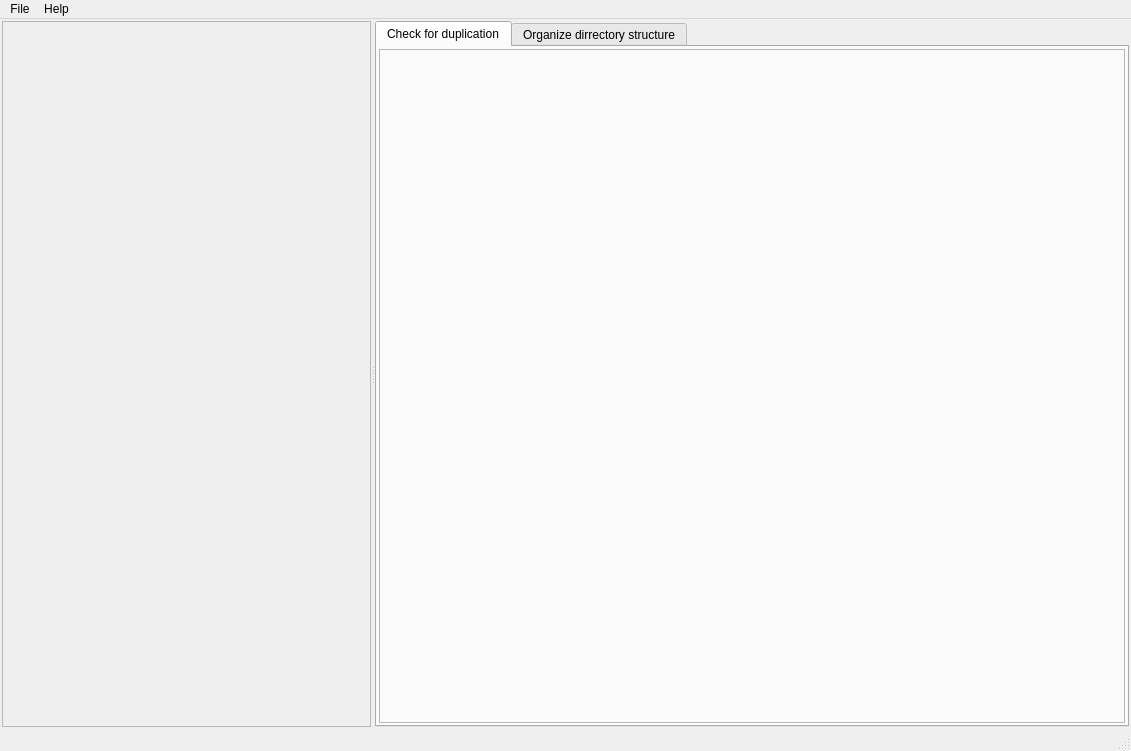
<?xml version="1.0" encoding="UTF-8"?>
<ui version="4.0">
 <class>MainWindow</class>
 <widget class="QMainWindow" name="MainWindow">
  <property name="geometry">
   <rect>
    <x>0</x>
    <y>0</y>
    <width>1131</width>
    <height>751</height>
   </rect>
  </property>
  <property name="windowTitle">
   <string>MainWindow</string>
  </property>
  <widget class="QWidget" name="centralwidget">
   <layout class="QVBoxLayout" name="verticalLayout_3">
    <property name="spacing">
     <number>2</number>
    </property>
    <property name="leftMargin">
     <number>2</number>
    </property>
    <property name="topMargin">
     <number>2</number>
    </property>
    <property name="rightMargin">
     <number>2</number>
    </property>
    <property name="bottomMargin">
     <number>2</number>
    </property>
    <item>
     <widget class="QSplitter" name="main_splitter">
      <property name="orientation">
       <enum>Qt::Horizontal</enum>
      </property>
      <widget class="QFrame" name="directories_space">
       <property name="frameShape">
        <enum>QFrame::StyledPanel</enum>
       </property>
       <property name="frameShadow">
        <enum>QFrame::Raised</enum>
       </property>
      </widget>
      <widget class="QTabWidget" name="tabWidget">
       <property name="currentIndex">
        <number>0</number>
       </property>
       <widget class="QWidget" name="tab">
        <attribute name="title">
         <string>Check for duplication</string>
        </attribute>
        <layout class="QVBoxLayout" name="verticalLayout">
         <property name="spacing">
          <number>2</number>
         </property>
         <property name="leftMargin">
          <number>2</number>
         </property>
         <property name="topMargin">
          <number>2</number>
         </property>
         <property name="rightMargin">
          <number>2</number>
         </property>
         <property name="bottomMargin">
          <number>2</number>
         </property>
         <item>
          <widget class="QFrame" name="files_space">
           <property name="frameShape">
            <enum>QFrame::StyledPanel</enum>
           </property>
           <property name="frameShadow">
            <enum>QFrame::Raised</enum>
           </property>
          </widget>
         </item>
        </layout>
       </widget>
       <widget class="QWidget" name="tab_2">
        <attribute name="title">
         <string>Organize dirrectory structure</string>
        </attribute>
        <layout class="QVBoxLayout" name="verticalLayout_2">
         <property name="spacing">
          <number>2</number>
         </property>
         <property name="leftMargin">
          <number>2</number>
         </property>
         <property name="topMargin">
          <number>2</number>
         </property>
         <property name="rightMargin">
          <number>2</number>
         </property>
         <property name="bottomMargin">
          <number>2</number>
         </property>
         <item>
          <widget class="QFrame" name="organazing_space">
           <property name="frameShape">
            <enum>QFrame::StyledPanel</enum>
           </property>
           <property name="frameShadow">
            <enum>QFrame::Raised</enum>
           </property>
          </widget>
         </item>
        </layout>
       </widget>
      </widget>
     </widget>
    </item>
   </layout>
  </widget>
  <widget class="QMenuBar" name="menubar">
   <property name="geometry">
    <rect>
     <x>0</x>
     <y>0</y>
     <width>1131</width>
     <height>21</height>
    </rect>
   </property>
   <widget class="QMenu" name="menuFile">
    <property name="title">
     <string>File</string>
    </property>
    <addaction name="separator"/>
    <addaction name="actionExit"/>
   </widget>
   <widget class="QMenu" name="menuHelp">
    <property name="title">
     <string>Help</string>
    </property>
    <addaction name="actionAbot"/>
   </widget>
   <addaction name="menuFile"/>
   <addaction name="menuHelp"/>
  </widget>
  <widget class="QStatusBar" name="statusbar"/>
  <action name="actionOpen">
   <property name="text">
    <string>Open</string>
   </property>
  </action>
  <action name="actionExit">
   <property name="text">
    <string>Exit</string>
   </property>
  </action>
  <action name="actionAbot">
   <property name="text">
    <string>About</string>
   </property>
  </action>
 </widget>
 <resources/>
 <connections/>
</ui>
